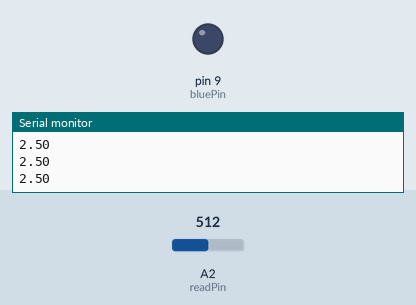
Recording of a sketch running on a simulated Arduino Uno, built with avr-gcc and run on an emulated ATmega328P. Parts: output pins drawn as LEDs (lit = HIGH), the last lines printed to the serial monitor. The inputs (shaded band) are chosen by the test bench; at power-on: A2 (readPin) = 512.

Above: at 1.3 s.
1.4 s: A2 (readPin) set to 808
2.9 s: A2 (readPin) set to 832
At 3.5 s:
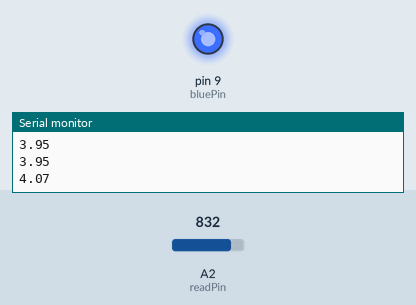
4.5 s: A2 (readPin) set to 716
At 5.7 s:
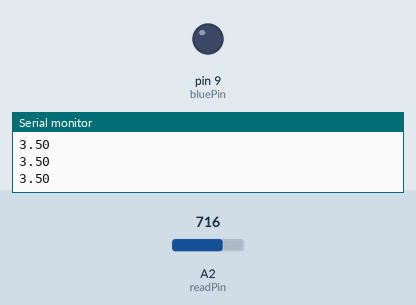
6.0 s: A2 (readPin) set to 900
At 7.1 s:
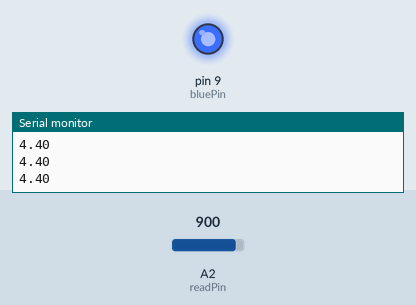
Timing chart, 0 to 8.5 s (numbered marks = the images above; inputs shaded):
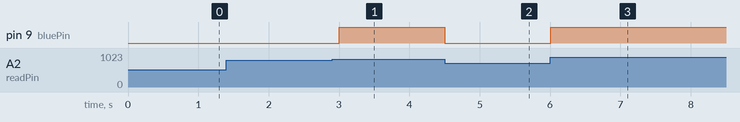

The sketch:

If_statements.ino
```cpp
int readPin = A2;
int bluePin = 9;
int readVal;
float V2;
int dt = 500;

void setup() {
  // put your setup code here, to run once:
  pinMode(9,OUTPUT);
  Serial.begin(9600);
}

void loop() {
  // put your main code here, to run repeatedly:
  readVal = analogRead(readPin);
  V2= (5./1023.)*readVal;
  if(V2 > 4 || V2<1){
    digitalWrite(bluePin,HIGH);
  }
  else{
    digitalWrite(bluePin,LOW);
  }
  Serial.println(V2);
  delay(dt);
}
```

Measured:
- the behaviour switches between 818 and 819 on A2 (readPin) (found by bisection; images 0 and 1)
- after the input at 2.9 s, pin 9 (bluePin): LOW → HIGH after 0.10 s
- after the input at 4.5 s, pin 9 (bluePin): HIGH → LOW at once
- after the input at 6.0 s, pin 9 (bluePin): LOW → HIGH at once
